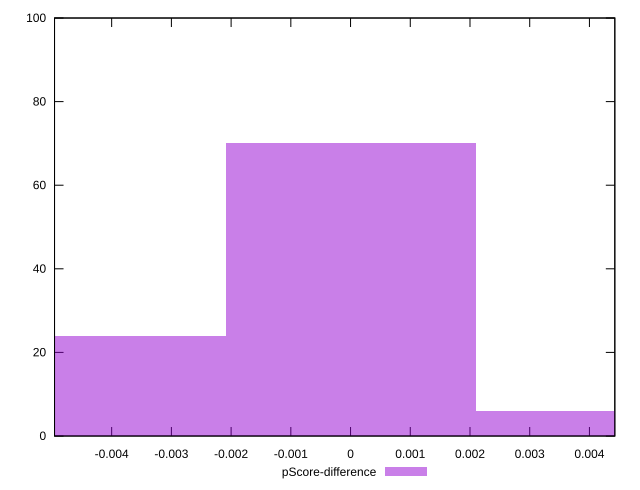

gnuplot code for this plot:
reset

$pScoreDifference <<EOF
0 70
-0.004185518345395963 24
0.004185518345395963 6
EOF

set key outside below
set boxwidth 0.004185518345395963
set xrange [-0.0049566702691226094:0.004425062122931256]
set yrange [0:100]
set trange [0:100]
set style fill transparent solid 0.5 noborder
set terminal svg size 640, 490 enhanced background rgb 'white'
set output "report_00017_2021-02-10T15-08-03.406Z/first-meaningful-paint/samples/pages+cached+noadtech+nomedia/pScore-difference/histogram.svg"

plot $pScoreDifference title "pScore-difference" with boxes

reset
